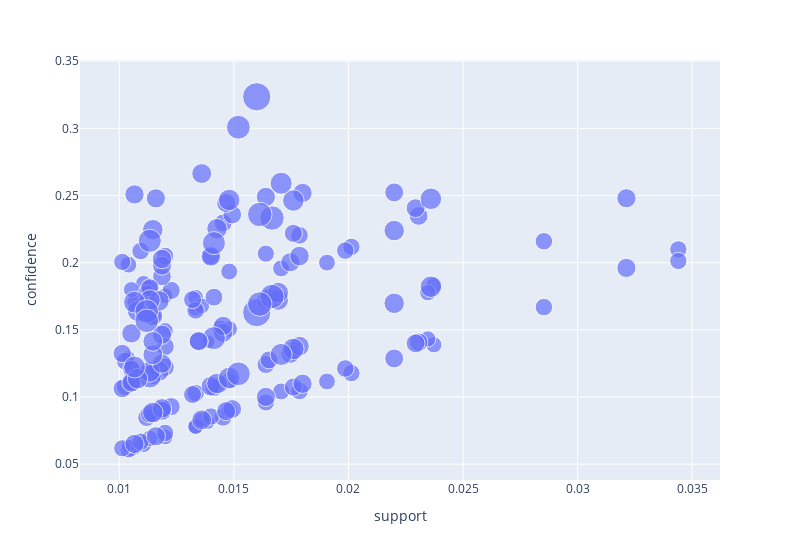

The cell this chart's notebook holds for it:
### Code cell
px.scatter(rules, x='support', y='confidence', size='lift',width=800, hover_data = ['antecedent','consequent'])

### Figure 1 — Plotly figure (JSON) as saved in the notebook; plotly's stock layout.template omitted (floating-point values rounded to 4 significant figures; data arrays with more than 128 entries replaced by an {"elided": "..."} marker saying what was removed)
{"data": [{"customdata": {"elided": "176x2 str values"}, "hovertemplate": "support=%{x}<br>confidence=%{y}<br>lift=%{marker.size}<br>antecedent=%{customdata[0]}<br>consequent=%{customdata[1]}<extra></extra>", "legendgroup": "", "marker": {"color": "#636efa", "size": {"elided": "176 float values"}, "sizemode": "area", "sizeref": 0.00823, "symbol": "circle"}, "mode": "markers", "name": "", "orientation": "v", "showlegend": false, "type": "scatter", "x": {"elided": "176 float values"}, "xaxis": "x", "y": {"elided": "176 float values"}, "yaxis": "y"}], "layout": {"legend": {"itemsizing": "constant", "tracegroupgap": 0}, "margin": {"t": 60}, "width": 800, "xaxis": {"anchor": "y", "domain": [0, 1], "title": {"text": "support"}}, "yaxis": {"anchor": "x", "domain": [0, 1], "title": {"text": "confidence"}}}}
